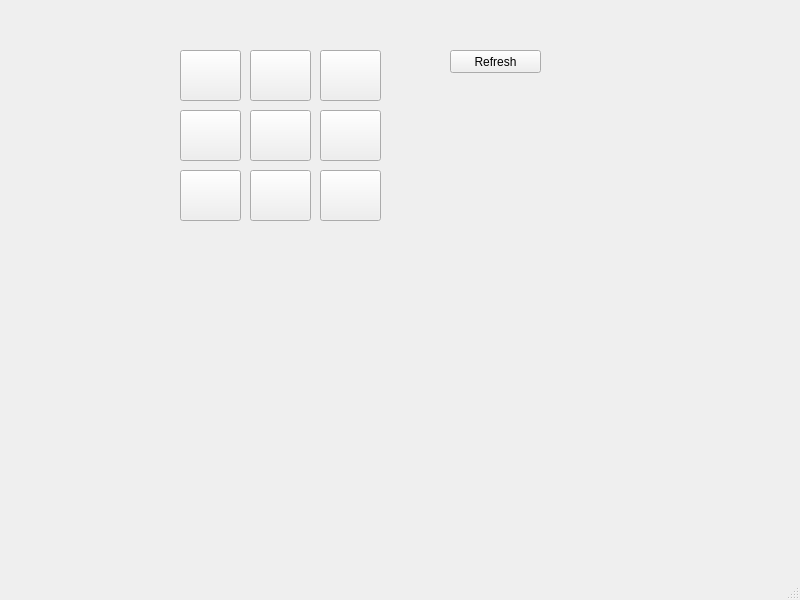
<?xml version="1.0" encoding="UTF-8"?>
<ui version="4.0">
 <class>MainWindow</class>
 <widget class="QMainWindow" name="MainWindow">
  <property name="geometry">
   <rect>
    <x>0</x>
    <y>0</y>
    <width>800</width>
    <height>600</height>
   </rect>
  </property>
  <property name="windowTitle">
   <string>MainWindow</string>
  </property>
  <widget class="QWidget" name="centralwidget">
   <widget class="QPushButton" name="pushButton">
    <property name="geometry">
     <rect>
      <x>180</x>
      <y>50</y>
      <width>61</width>
      <height>51</height>
     </rect>
    </property>
    <property name="text">
     <string/>
    </property>
   </widget>
   <widget class="QPushButton" name="pushButton_2">
    <property name="enabled">
     <bool>true</bool>
    </property>
    <property name="geometry">
     <rect>
      <x>180</x>
      <y>110</y>
      <width>61</width>
      <height>51</height>
     </rect>
    </property>
    <property name="text">
     <string/>
    </property>
   </widget>
   <widget class="QPushButton" name="pushButton_3">
    <property name="geometry">
     <rect>
      <x>180</x>
      <y>170</y>
      <width>61</width>
      <height>51</height>
     </rect>
    </property>
    <property name="text">
     <string/>
    </property>
   </widget>
   <widget class="QPushButton" name="pushButton_4">
    <property name="geometry">
     <rect>
      <x>250</x>
      <y>50</y>
      <width>61</width>
      <height>51</height>
     </rect>
    </property>
    <property name="text">
     <string/>
    </property>
   </widget>
   <widget class="QPushButton" name="pushButton_5">
    <property name="geometry">
     <rect>
      <x>250</x>
      <y>110</y>
      <width>61</width>
      <height>51</height>
     </rect>
    </property>
    <property name="text">
     <string/>
    </property>
   </widget>
   <widget class="QPushButton" name="pushButton_6">
    <property name="geometry">
     <rect>
      <x>250</x>
      <y>170</y>
      <width>61</width>
      <height>51</height>
     </rect>
    </property>
    <property name="text">
     <string/>
    </property>
   </widget>
   <widget class="QPushButton" name="pushButton_7">
    <property name="geometry">
     <rect>
      <x>320</x>
      <y>50</y>
      <width>61</width>
      <height>51</height>
     </rect>
    </property>
    <property name="text">
     <string/>
    </property>
   </widget>
   <widget class="QPushButton" name="pushButton_8">
    <property name="geometry">
     <rect>
      <x>320</x>
      <y>110</y>
      <width>61</width>
      <height>51</height>
     </rect>
    </property>
    <property name="text">
     <string/>
    </property>
   </widget>
   <widget class="QPushButton" name="pushButton_9">
    <property name="geometry">
     <rect>
      <x>320</x>
      <y>170</y>
      <width>61</width>
      <height>51</height>
     </rect>
    </property>
    <property name="text">
     <string/>
    </property>
   </widget>
   <widget class="QPushButton" name="pushButton_10">
    <property name="geometry">
     <rect>
      <x>450</x>
      <y>50</y>
      <width>91</width>
      <height>23</height>
     </rect>
    </property>
    <property name="text">
     <string>Refresh</string>
    </property>
   </widget>
  </widget>
  <widget class="QMenuBar" name="menubar">
   <property name="geometry">
    <rect>
     <x>0</x>
     <y>0</y>
     <width>800</width>
     <height>21</height>
    </rect>
   </property>
  </widget>
  <widget class="QStatusBar" name="statusbar"/>
 </widget>
 <resources/>
 <connections/>
</ui>
